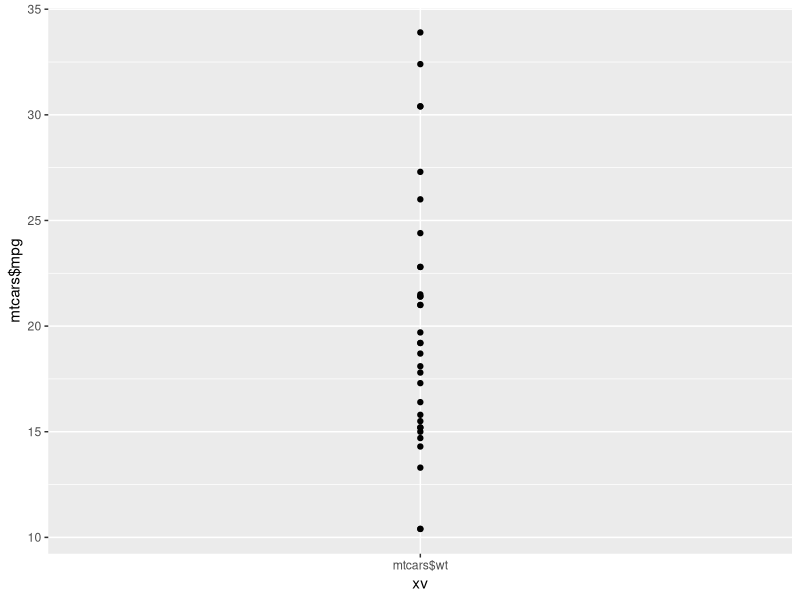

Write R code to recreate this figure.
library(dplyr)
library(ggplot2)

rm(list = ls())

# TODO - encontrar un buen ejemplo repetitivo para introducir funciones
# TODO - encontrar un buen ejemplo repetitivo para introducir for loops
# TODO - funciones puras


# Las funciones pueden tomar/leer variables definidas fuera de su scope 
# Pero no pueden modificarlas

external_var <- 202301
my_f <- function(iterations) {
  c <- data.frame(x = external_var, idx = 0)
  accum <- 0
  for(i in 1:iterations) {
    accum <- accum + 1
    a <- data.frame(x = external_var + accum, idx = i)
    c <- rbind(c, a)
  }
  return(c)
}

# No olvidar enfasis en acumuladores
# Pero tambien mostrar que podemos prescindir de el 
# si mantenemos un registro del valor maximo en el vector
# al cual agregar solamente 1

a <- my_f(5)


# For loops tienen acceso al global scope a menos que 
# no esten dentro de una funcion. Entonces pueden alterar
# variables que esten fuera del propio loop

b <- 5

bfun <- function() {
  for(i in 1:5) {
    b <- b +1
  }
  return(b)
}



b_fun <- bfun()


# en ggplot no es suficiente con indicar el nombre del objeto que queremos
# agregar como capa. aes() es insuficiente. Tenemos que usar algo llamado
# aes_string() para, ahora si, poder utilizar el nombre como texto del objeto
# y finalmente decirle a ggplot que ese es un vector que graficar


display_plot <- function() {
  
  my_plot <- list()
  columns <- names(mtcars)
  for(column in columns) {
    mp <- ggplot(mtcars, aes_string(x = mtcars$wt, y = column)) + geom_point()
    my_plot[[column]] <- mp
  }
  
  return(my_plot)
}


xv <- "mtcars$wt"

ggplot(mtcars, aes(x = xv, y = mtcars$mpg)) + geom_point()



a <- display_plot()

